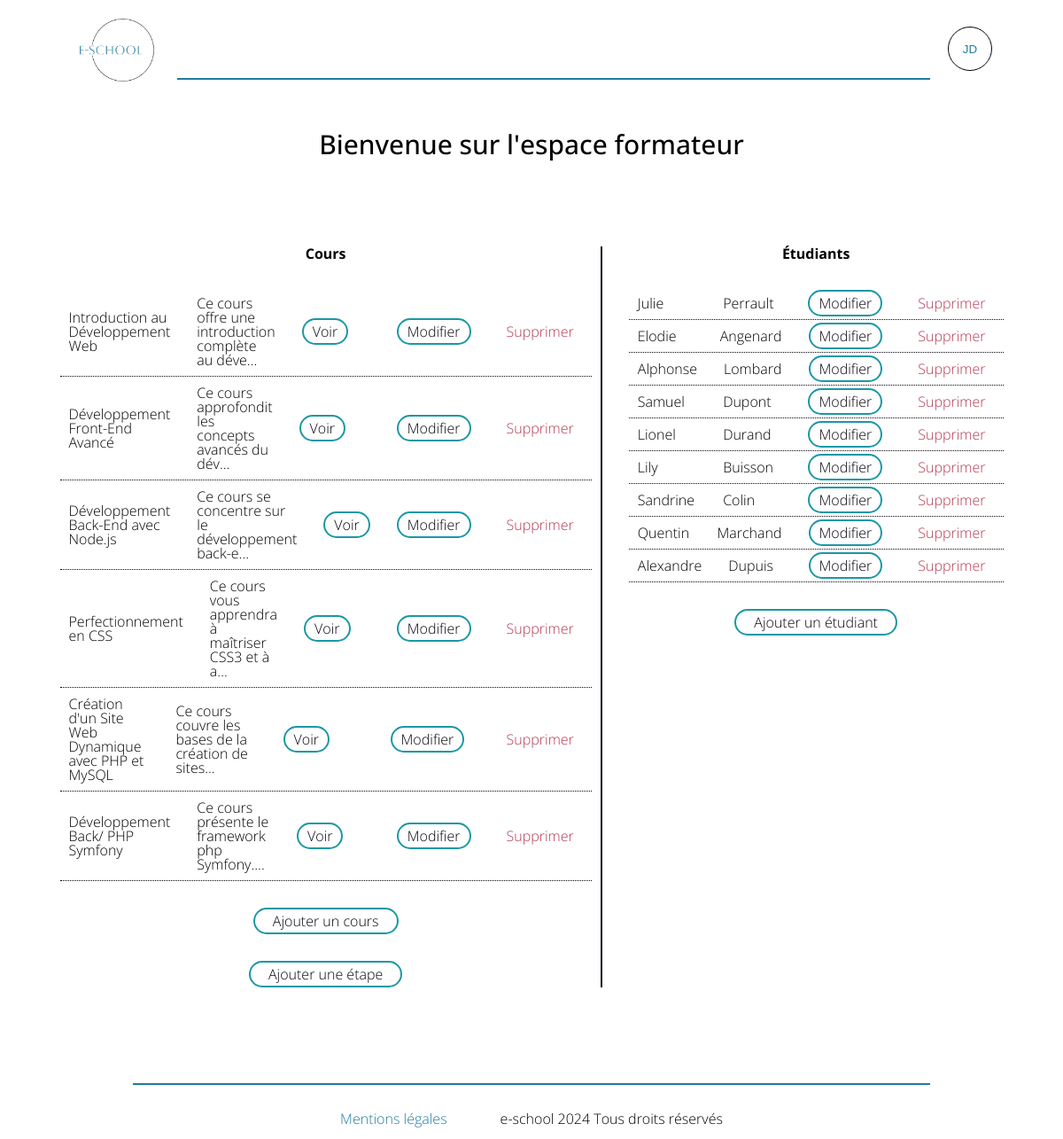
Page /index.php?controller=cours&action=index (signed in) on the committed database.
### tables this page shows
CREATE TABLE `cours` (
  `id_cours` int NOT NULL,
  `titre` varchar(200) NOT NULL,
  `description` varchar(500) NOT NULL,
  `id_user` int NOT NULL
);

CREATE TABLE `users` (
  `id_user` int NOT NULL,
  `nom` varchar(100) NOT NULL,
  `prenom` varchar(100) NOT NULL,
  `email` varchar(200) NOT NULL,
  `mdp` varchar(250) NOT NULL,
  `profil` varchar(50) NOT NULL
);

### index.php (called while the page is built, shortened)
<?php
  if (isset($_GET['controller']) && isset($_GET['action'])) {
    $controller = $_GET['controller'];
    $action     = $_GET['action'];
  } else {
    $controller = 'accueil';
    $action     = 'index';
  }
  require_once('views/layout.php');
?>

### controllers/cours_controller.php (called while the page is built, shortened)
<?php
class CoursController{
    public function index(){
        $displayEtudiant = Admin::selectAllEtudiants();
        $displayCours= Cours::selectAllCours();
        require_once('views/formateur/index.php');
    }
}
?>

### models/cours.php (called while the page is built, shortened)
<?php
class Cours {
    public function __construct($id_cours, $titre, $description) {
        $this->id_cours = $id_cours;
        $this->titre = $titre;
        $this->description = $description;
    }
    public static function selectAllCours(){
        $list =[];
        $db = Db::getInstance();
        $query = $db->prepare('SELECT * FROM cours');
        $query->execute();
        foreach($query->fetchAll() as $cours) {
        $list[] = new Cours($cours['id_cours'],$cours['titre'], $cours['description']);
        }
        return $list;
    }
}

### models/admin.php (called while the page is built, shortened)
<?php
class Admin {
    public function __construct($id_user, $nom, $prenom, $email, $password, $profil) {
      $this->id_user = $id_user;
      $this->nom = $nom;
      $this->prenom = $prenom;
    }
    public static function selectAllEtudiants(){
        $list =[];
        $db = Db::getInstance();
        $query = $db->prepare('SELECT * FROM users WHERE profil = "étudiant" ');
        $query->execute();
        foreach($query->fetchAll() as $etudiant) {
        $list[] = new Admin($etudiant['id_user'],$etudiant['nom'], $etudiant['prenom'], $etudiant['email'], $etudiant['mdp'], $etudiant['profil']);
        }
        return $list;
    }
}

### views/formateur/index.php (the view, shortened to what this page needs)
<?php session_start();
require_once('views/admin/header.php'); ?>
<main class="main">
    <h1>Bienvenue sur l'espace formateur</h1>
    <div class="container">
        <div class="container1">
            <h2>Cours</h2>
            <div>
                <table>
                    <tbody>
                    <?php foreach ($displayCours as $cours){ ?>
                        <tr>
                            <td><?= $cours->titre?></td>
                            <td><?= substr($cours->description,0, 50).'...'?></td>
                            <td><a class="table-button" href="?controller=cours&action=voirCours&id=<?=$cours->id_cours?>">Voir</a></td>
                            <td><a class="table-button" href="?controller=cours&action=modifCours&id=<?=$cours->id_cours?>">Modifier</a></td>
                            <td><a class="suppr-button" href="?controller=cours&action=supprimCours&id=<?=$cours->id_cours?>">Supprimer</a></td>
                            <?php }?>
                        </tr>
                    </tbody>
                </table>
            </div>
                <a class="button" href="?controller=cours&action=ajoutCours">Ajouter un cours</a>
                <a class="button etape-button" href="?controller=cours&action=ajoutEtape">Ajouter une étape</a>
        </div>
        <div class="container2">
            <h2>Étudiants</h2>
            <div>
                <table>
                    <tbody>
                    <?php foreach ($displayEtudiant as $etudiant){ ?>
                        <tr>
                            <td><?= $etudiant->prenom?></td>
                            <td><?= $etudiant->nom?></td>
                            <td><a class="table-button" href="?controller=admin&action=modifEtudiant&id=<?=$etudiant->id_user?>">Modifier</a></td>
                            <td><a class="suppr-button" href="?controller=admin&action=supprimEtudiant&id=<?=$etudiant->id_user?>">Supprimer</a></td>
                        <?php }?>
                        </tr>
                    </tbody>
                </table>
            </div>
            <a class="button" href="?controller=admin&action=ajoutEtudiant">Ajouter un étudiant</a>
        </div>
   </div>
</main>

### views/layout.php (shortened to what this page needs)
<!DOCTYPE html>
<html lang="en">
<head>
    <link rel="stylesheet" href="styles/style.css">
</head>
<body>
    <?php require_once('routes.php'); ?>
    <hr>
    <footer>
        <a href="?controller=accueil&action=mentions">Mentions légales</a>
        <div>e-school 2024 Tous droits réservés</div>
    </footer>
</body>
</html>

### routes.php (shortened to what this page needs)
<?php
  function call($controller, $action) {
    switch($controller) {
      case 'cours':
        require_once('models/admin.php');
        require_once('models/cours.php');
        $controller = new coursController();
      break;
    }
    $controller->{ $action }();
  }
  $controllers = array('accueil' => ['accueil', 'connect', 'creerCompte', 'createCompte', 'error', 'index','login', 'logout', 'mentions', 'modifyProfil', 'profil'],
                       'admin' => ['ajoutEtudiant', 'creerEtudiant', 'createEtudiant', 'ajoutFormateur', 'creerFormateur', 'createFormateur', 'displayEtudiants', 'header', 'index', 'modifEtudiant', 'modifFormateur', 'modifyEtudiant', 'selectEtudiant', 'selectAllEtudiants', 'supprimEtudiant', 'supprimFormateur'],
                       'assigne' => ['assigne','assignerCours', 'assignerCoursEleve', 'index'],
                       'cours' => ['ajoutCours', 'ajoutEtape', 'assigner', 'avisEtape', 'creerCours', 'creerEtape', 'etapeDetail', 'index', 'voirCours', 'modifCours', 'modifyCours', 'modifyEtape', 'supprimCours']);
  if (array_key_exists($controller, $controllers)) {
    if (in_array($action, $controllers[$controller])) {
      call($controller, $action);
    } else {
      call('accueil', 'error');
    }
  } else {
    call('accueil', 'error');
  }
?>

### views/admin/header.php (shortened to what this page needs)
<header class="header-users">
   <?php
   if($_SESSION['profil'] === "administrateur"){ ?>
      <a href="?controller=admin&action=index"><img src="img/e-school.png" alt="logo de la plateforme"></a>
   <?php } elseif($_SESSION['profil'] === "formateur"){ ?>
      <a href="?controller=cours&action=index"><img src="img/e-school.png" alt="logo de la plateforme"></a>
   <?php }elseif($_SESSION['profil'] === "étudiant"){ ?>
      <a href="?controller=assigne&action=index"><img src="img/e-school.png" alt="logo de la plateforme"></a>
   <?php } ?>
   <button class="profil"><?php echo substr($_SESSION['prenom'],0,1), substr($_SESSION['nom'],0,1);?></button>
</header>
<hr>

### styles/style.css (style rules this page uses)
html, body, div, span, applet, object, iframe, h1, h2, h3, h4, h5, h6, p, blockquote, pre, a, abbr, acronym, address, big, cite, code, del, dfn, em, img, ins, kbd, q, s, samp, small, strike, strong, sub, sup, tt, var, b, u, i, center, dl, dt, dd, ol, ul, li, fieldset, form, label, legend, table, caption, tbody, tfoot, thead, tr, th, td, article, aside, canvas, details, embed, figure, figcaption, footer, header, hgroup, menu, nav, output, ruby, section, summary, time, mark, audio, video { margin: 0; padding: 0; border: 0; font-size: 100%; font: inherit; vertical-align: baseline; }
article, aside, details, figcaption, figure, footer, header, hgroup, menu, nav, section { display: block; }
body { line-height: 1; }
table { border-collapse: collapse; border-spacing: 0; }
hr { width: 75%; height: 2px; background-color: #227c9d; border: none; }
footer { display: flex; justify-content: center; gap: 5%; margin:30px 0 15px 0; font-family: "Open Sans", sans-serif; font-weight: 300; font-style: normal; font-variation-settings: "wdth" 100; }
footer a { text-decoration: none; color: rgb(34, 124, 157); }
h1 { font-family: "Open Sans", sans-serif; font-weight: 500; font-style: normal; font-variation-settings: "wdth" 100; font-size: 30px; margin: 50px 50px 100px; }
h2 { align-self: center; margin-bottom: 30px; font-weight: bold; }
.header-users { display: flex; justify-content: space-between; height: 10vh; margin: 0 50px; }
.header-users img { width: 150px; height: fit-content; }
.header-users button { color: #227c9d; background-color: transparent; border: 1px solid #07020d; border-radius:50%; width: 50px; height: 50px; display: flex; justify-content: center; align-items: center; margin: 30px; cursor: pointer; }
.profil, .deconnect { text-decoration: none; }
.profil { color: #07020d; }
.main { display: flex; flex-direction: column; align-items: center; font-family: "Open Sans", sans-serif; font-weight: 300; font-style: normal; font-variation-settings: "wdth" 100; }
.container { display: flex; justify-content: center; width: 80vw; gap: 30px; margin-bottom: 100px; }
.container1, .container2 { display: flex; width: 100%; flex-direction: column; align-items: center; }
.container1 { border-right: 2px solid #07020d; padding-right: 10px; }
table { margin-bottom: 30px; }
tr { display: flex; align-items: center; padding: 10px; gap: 30px; border-bottom:1px solid #07020d; border-style: dotted; }
td { width: 50%; }
.table-button, .suppr-button { text-decoration: none; font-family: "Open Sans", sans-serif; font-weight: 300; font-style: normal; font-variation-settings: "wdth" 100; color: rgb(7, 2, 13); background-color: transparent; border: 2px solid rgb(27, 151, 165); border-radius: 15px; padding: 2px 10px; cursor: pointer; }
.suppr-button { color: #b33951; border: none; }
.button { text-decoration: none; color: rgb(7, 2, 13); background-color: transparent; border: 2px solid rgb(27, 151, 165); border-radius: 15px; padding: 5px 20px; align-self: center; }
.etape-button { margin-top: 30px; }

### rows in the picture
cours: titre "Introduction au Développement Web", description "Ce cours offre une introduction complète au déve"
cours: titre "Développement Front-End Avancé", description "Ce cours approfondit les concepts avancés du dév"
cours: titre "Développement Back-End avec Node.js", description "Ce cours se concentre sur le développement back-e"
cours: titre "Perfectionnement en CSS", description "Ce cours vous apprendra à maîtriser CSS3 et à a"
cours: titre "Création d'un Site Web Dynamique avec PHP et MySQL", description "Ce cours couvre les bases de la création de sites"
cours: titre "Développement Back/ PHP Symfony", description "Ce cours présente le framework php Symfony."
users: prenom "Julie", nom "Perrault"
users: prenom "Elodie", nom "Angenard"
users: prenom "Alphonse", nom "Lombard"
users: prenom "Samuel", nom "Dupont"
users: prenom "Lionel", nom "Durand"
users: prenom "Lily", nom "Buisson"
users: prenom "Sandrine", nom "Colin"
users: prenom "Quentin", nom "Marchand"
users: prenom "Alexandre", nom "Dupuis"

### other values in the picture
substr($_SESSION['prenom'],0,1) "J"
substr($_SESSION['nom'],0,1) "D"
